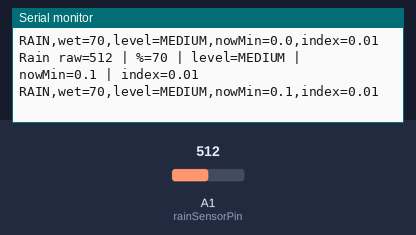
Recording of a sketch running on a simulated Arduino Uno, built with avr-gcc and run on an emulated ATmega328P. On the bench: the last lines printed to the serial monitor. Inputs (shaded band) come from the test bench; at power-on: A1 (rainSensorPin) = 512.

Above: at 4.4 s.
4.5 s: A1 (rainSensorPin) set to 862
At 5.5 s:
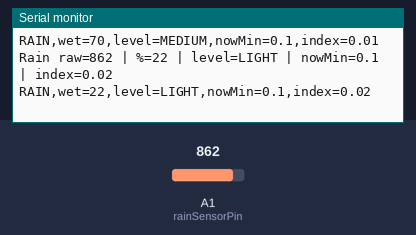
6.0 s: A1 (rainSensorPin) set to 893
At 6.8 s:
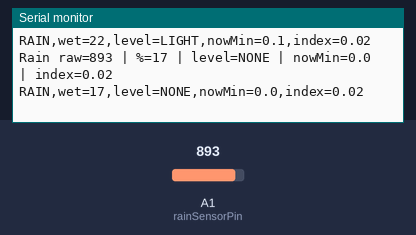

Measured:
- the behaviour switches between 878 and 879 on A1 (rainSensorPin) (found by bisection; images 1 and 2)
- after the input at 4.5 s, the serial monitor: prints a new line after 0.50 s (image 1)
- after the input at 6.0 s, the serial monitor: prints a new line at once (image 2)

The sketch:

rain.ino
```cpp
#define rainSensorPin A1   // Use A1 (or A0 if free)

// Raw & percentage values
int rainRawValue;
int rainPercentageValue;

// Thresholds (0–100%)
int lightThreshold  = 20;
int mediumThreshold = 50;
int heavyThreshold  = 80;

// Time + precipitation logic
bool  isRainingNow          = false;
unsigned long rainStartMs   = 0;   // when current rain started
unsigned long lastSampleMs  = 0;   // last time we calculated
float currentRainMinutes    = 0.0; // continuous rain duration (minutes)
float rainIndex             = 0.0; // “fake” precipitation index

void setup() {
  Serial.begin(9600);   // To ESP8266
}

// Helper to map sensor reading to 0–100% wetness
int calcRainPercent(int raw) {
  // Many rain modules: 1023 = dry, ~300 = very wet.
  int percent = map(raw, 1023, 300, 0, 100);
  if (percent < 0)   percent = 0;
  if (percent > 100) percent = 100;
  return percent;
}

void loop() {
  unsigned long now = millis();

  // Sample every 1 second
  if (now - lastSampleMs < 1000) {
    return;
  }
  lastSampleMs = now;

  // 1) Read sensor
  rainRawValue        = analogRead(rainSensorPin);
  rainPercentageValue = calcRainPercent(rainRawValue);

  // 2) Decide intensity level
  int levelCode = 0;      // 0=NONE,1=LIGHT,2=MEDIUM,3=HEAVY
  if (rainPercentageValue >= heavyThreshold) {
    levelCode = 3;
  } else if (rainPercentageValue >= mediumThreshold) {
    levelCode = 2;
  } else if (rainPercentageValue >= lightThreshold) {
    levelCode = 1;
  } else {
    levelCode = 0;
  }

  const char* levelText = "NONE";
  if (levelCode == 1) levelText = "LIGHT";
  if (levelCode == 2) levelText = "MEDIUM";
  if (levelCode == 3) levelText = "HEAVY";

  // 3) Time and Rain Index logic
  // minutes since last sample
  static unsigned long prevMs = now;
  float dtMinutes = (now - prevMs) / 60000.0;
  prevMs = now;

  if (levelCode > 0) {
    // Raining now
    if (!isRainingNow) {
      // New rain event started
      isRainingNow = true;
      rainStartMs  = now;
    }

    currentRainMinutes = (now - rainStartMs) / 60000.0;

    // Intensity factor for index (tune as you want)
    float factor = 0.0;
    if (levelCode == 1) factor = 0.1;  // LIGHT
    if (levelCode == 2) factor = 0.3;  // MEDIUM
    if (levelCode == 3) factor = 0.6;  // HEAVY

    // Increase “precipitation index”
    rainIndex += factor * dtMinutes;   // more time + stronger rain = larger index
  } else {
    // Not raining now
    isRainingNow       = false;
    currentRainMinutes = 0.0;  // reset continuous duration
  }

  // 4) Debug to Serial Monitor
  Serial.print("Rain raw=");
  Serial.print(rainRawValue);
  Serial.print(" | %=");
  Serial.print(rainPercentageValue);
  Serial.print(" | level=");
  Serial.print(levelText);
  Serial.print(" | nowMin=");
  Serial.print(currentRainMinutes, 1);
  Serial.print(" | index=");
  Serial.println(rainIndex, 2);

  // 5) 🔥 SEND CLEAN LINE TO ESP8266
  // Format:
  // RAIN,wet=45,level=MEDIUM,nowMin=3.5,index=1.20
  Serial.print("RAIN,wet=");
  Serial.print(rainPercentageValue);
  Serial.print(",level=");
  Serial.print(levelText);
  Serial.print(",nowMin=");
  Serial.print(currentRainMinutes, 1);
  Serial.print(",index=");
  Serial.println(rainIndex, 2);
}
```
